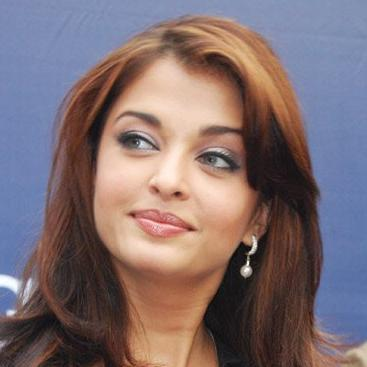
#> input picture face1.jpg, 367 x 367 px; its folder holds only this picture in this run
$ python faces.py
#> lines starting #> are read from the running program, lines starting #| are printed output that depends on the picture; after the words box and inside, x2 and y2 are one past the last pixel; in counts of white or black regions, pixels touching at a corner belong together
"""
Author: Loris Wintjens
Goal : Face detection of images using Haar Classifier method
How to improve this script ? Adding a face recognition (live + photo + 3D models)
and make the current face detection a bit better
"""
import cv2
import numpy as np
from matplotlib import pyplot as plt
import glob

# read all the .jpg files in the working directory and put them into fileNames
fileNames = []

for file in glob.glob("*.jpg"):
    fileNames.append(file)

for imgFile in fileNames:
    #read each of the .jpg file contained in fileNames
    img = cv2.imread(imgFile,cv2.IMREAD_COLOR)
#> img is the input picture: shape (367, 367, 3); mean B, G, R 113.3, 109.8, 127.1
    imgCopy = img.copy() # we copy the img to not alter the img
    # as openCV face detector expects gray image, we convert the img
    imgCopyGray = cv2.cvtColor(imgCopy, cv2.COLOR_BGR2GRAY)
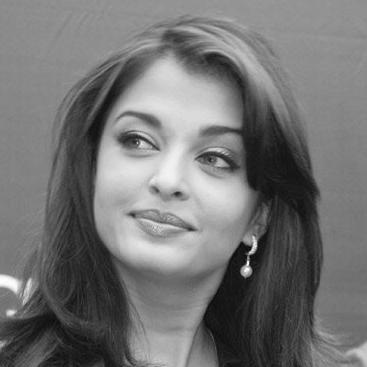
#> imgCopyGray: shape (367, 367); min 5, max 255, mean 115.4

    # apply haar classifier to detect faces and eyes
    facecascade = cv2.CascadeClassifier('haarcascade_frontalface_default.xml')
    eye_cascade = cv2.CascadeClassifier('haarcascade_eye.xml')

    faces = facecascade.detectMultiScale(imgCopyGray, scaleFactor=1.2, minNeighbors=5)
#> faces = [[70, 68, 206, 206]]

    # print the number of face detected on the img
    print('Total number of Faces found for: ', imgFile , ' ' ,len(faces))
#| Total number of Faces found for:  face1.jpg   1

    # we loop through the list of faces and draw rectangles on the image
    for (x, y, w, h) in faces:
        faceDetect = cv2.rectangle(imgCopy, (x, y), (x+w, y+h), (255, 0, 255), 2)
        roi_gray = imgCopy[y:y+h, x:x+w]
        roi_color = imgCopy[y:y+h, x:x+w]
        plt.imshow(faceDetect)
        eyes = eye_cascade.detectMultiScale(roi_gray)
        # check for eyes detection
        for (ex,ey,ew,eh) in eyes:
            eye_detect = cv2.rectangle(roi_color,(ex,ey),(ex+ew,ey+eh),(255,0,255),2)
            plt.imshow(eye_detect)
#> this loop made 1 pass
#> (x, y, w, h, eyes) on pass 1: (70, 68, 206, 206, [[37, 43, 58, 58], [118, 67, 51, 51]])
#> pass 1, `faceDetect = cv2.rectangle(imgCopy, (x, y), (x+w, y+h), (255, 0, 255),..`:
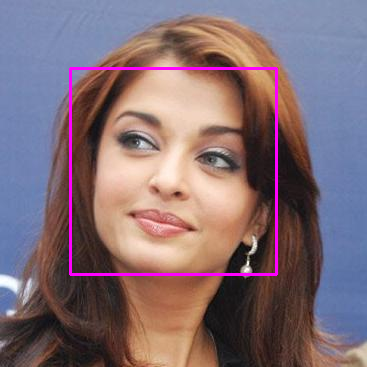
#> faceDetect: shape (367, 367, 3); mean B, G, R 116.8, 108.4, 129.8
#> pass 1, `roi_gray = imgCopy[y:y+h, x:x+w]`:
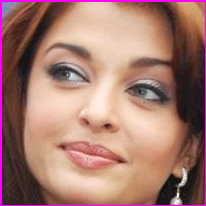
#> roi_gray: shape (206, 206, 3); mean B, G, R 111.6, 121.7, 165.3
#> after the loop:
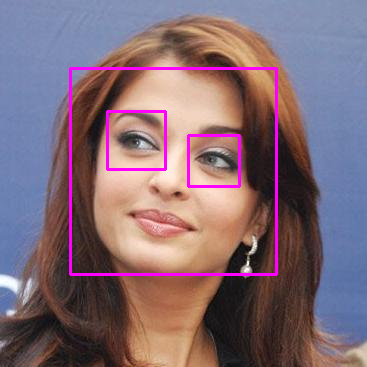
#> imgCopy: shape (367, 367, 3); 2.8% of pixels changed, all inside (x1, y1, x2, y2) = (69, 67, 278, 276)
#> after the loop:
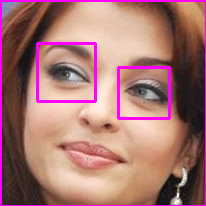
#> roi_color: shape (206, 206, 3); mean B, G, R 115, 116.6, 166.8

    cv2.imwrite('o_' + imgFile,imgCopy)

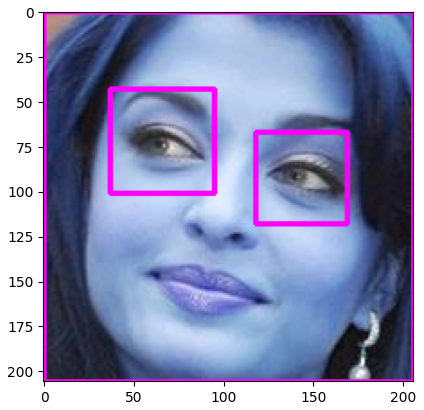
#> figure drawn by matplotlib, 1 panel; B, G, R data is drawn as R, G, B

$ run again, on face6.jpg
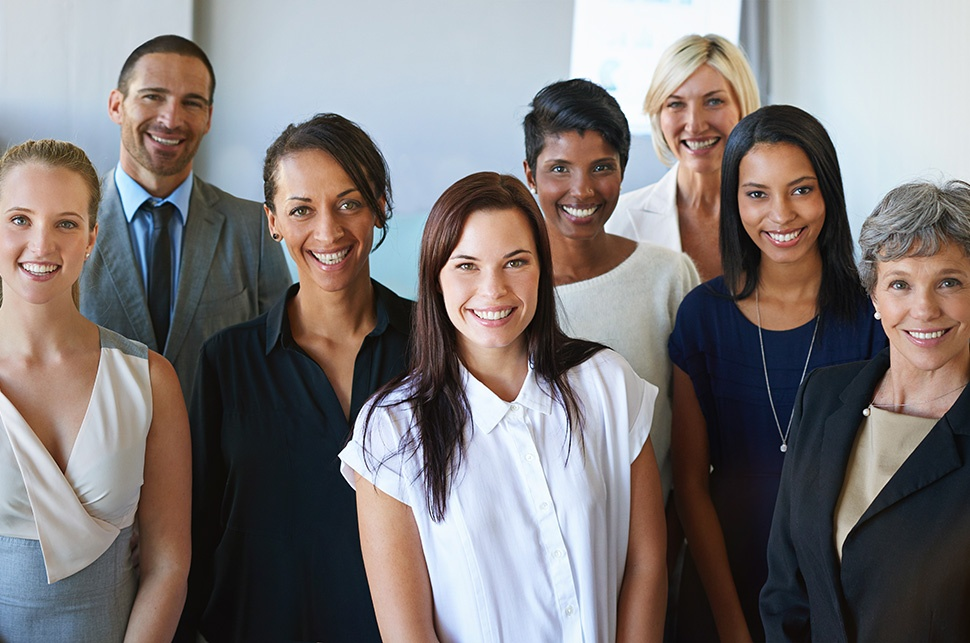
#> input picture face6.jpg, 970 x 643 px
#> img is the input picture: shape (643, 970, 3); mean B, G, R 121.9, 122, 127.5
#> faces = [[118, 58, 107, 107], [647, 68, 95, 95], [528, 129, 103, 103], [726, 151, 107, 107], [431, 223, 118, 118], [869, 250, 100, 100], [263, 162, 124, 124]]
#| Total number of Faces found for:  face6.jpg   7
#> the loop `for (x, y, w, h) in faces:` made 7 passes
#> (x, y, w, h, eyes) on passes 1 to 6: (118, 58, 107, 107, [[19, 27, 27, 27], [62, 35, 23, 23]]), (647, 68, 95, 95, [[53, 22, 25, 25], [17, 25, 24, 24], [58, 61, 21, 21]]), (528, 129, 103, 103, [[59, 25, 27, 27], [16, 25, 31, 31]]), (726, 151, 107, 107, [[58, 25, 30, 30], [17, 30, 27, 27]]), (431, 223, 118, 118, [[68, 27, 28, 28], [22, 30, 28, 28]]), (869, 250, 100, 100, [[61, 19, 30, 30], [14, 19, 33, 33]])
#> pass 1, `roi_gray = imgCopy[y:y+h, x:x+w]`:
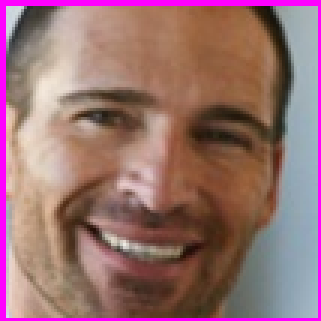
#> roi_gray: shape (107, 107, 3) (shown 3 times larger); mean B, G, R 111.8, 111.7, 150.9
#> ``:
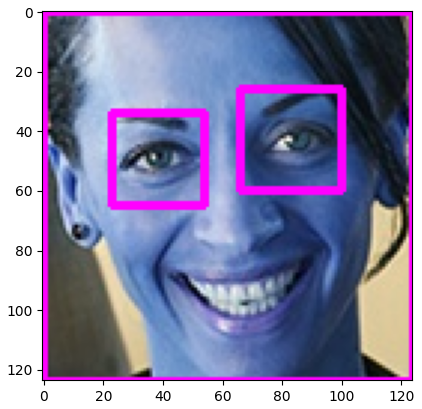
#> figure drawn by matplotlib, 1 panel; B, G, R data is drawn as R, G, B

$ run again, on face7.jpg
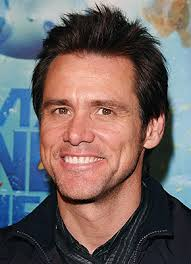
#> input picture face7.jpg, 191 x 264 px
#> img is the input picture: shape (264, 191, 3); mean B, G, R 100.7, 100.7, 111.6
#> faces = [[23, 63, 120, 120]]
#| Total number of Faces found for:  face7.jpg   1
#> the loop `for (x, y, w, h) in faces:` made 1 pass
#> (x, y, w, h, eyes) on pass 1: (23, 63, 120, 120, [[24, 33, 30, 30], [66, 33, 30, 30]])
#> pass 1, `roi_gray = imgCopy[y:y+h, x:x+w]`:
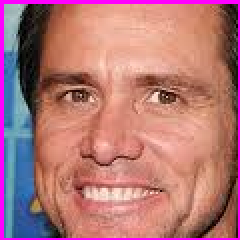
#> roi_gray: shape (120, 120, 3) (shown 2 times larger); mean B, G, R 119, 118.1, 178.5
#> ``:
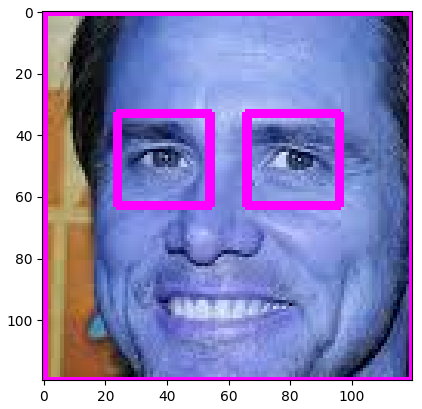
#> figure drawn by matplotlib, 1 panel; B, G, R data is drawn as R, G, B

$ run again, on face8.jpg
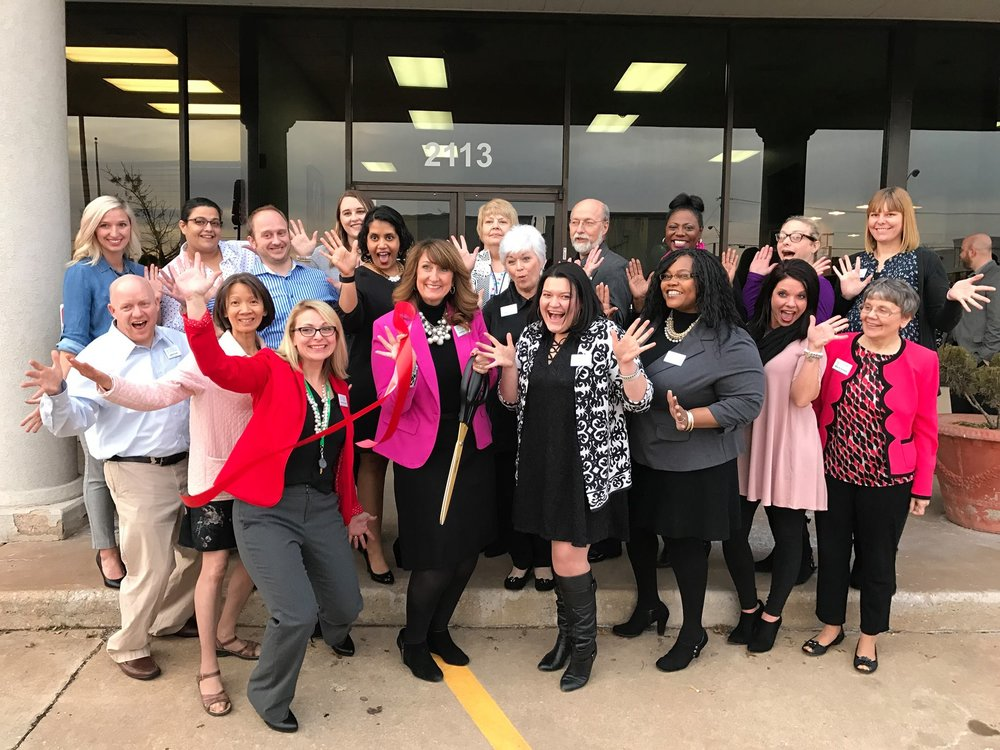
#> input picture face8.jpg, 1000 x 750 px
#> img is the input picture: shape (750, 1000, 3); mean B, G, R 92.8, 100.2, 122.3
#> `imgCopyGray = cv2.cvtColor(imgCopy, cv2.COLOR_BGR2GRAY)`:
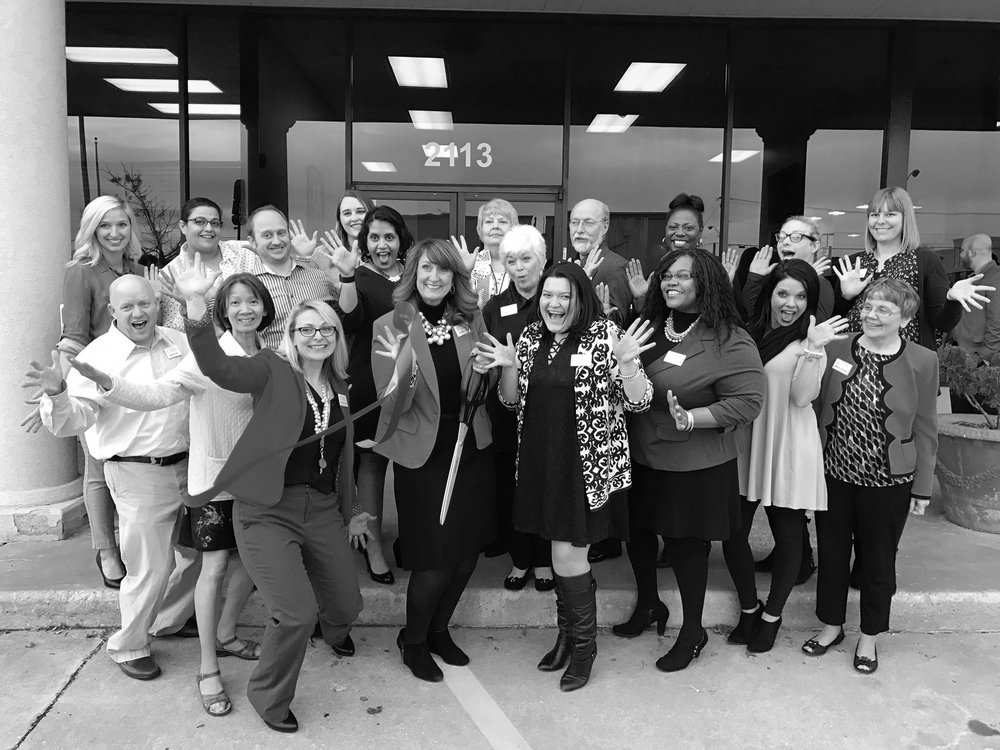
#> imgCopyGray: shape (750, 1000); min 0, max 255, mean 106
#> faces = 14 rows, first 6: [335, 199, 35, 35], [561, 202, 49, 49], [533, 277, 49, 49], [183, 204, 46, 46], [249, 214, 52, 52], [360, 222, 45, 45]
#| Total number of Faces found for:  face8.jpg   14
#> the loop `for (x, y, w, h) in faces:` made 14 passes
#> ``:
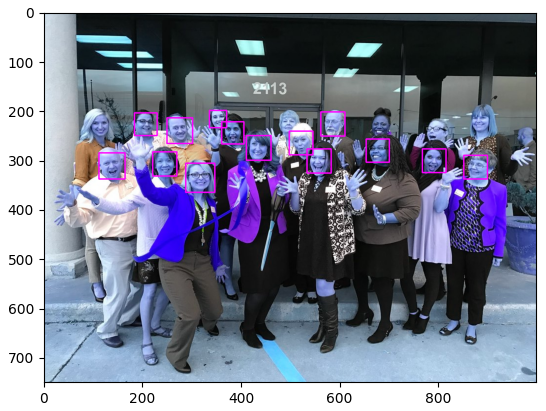
#> figure drawn by matplotlib, 1 panel; B, G, R data is drawn as R, G, B
